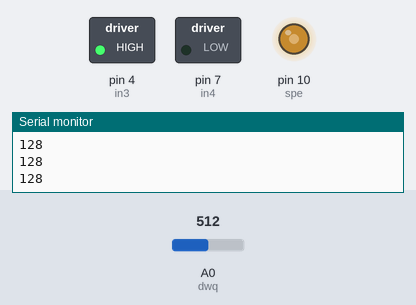
A sketch run on a simulated Arduino Uno, built with avr-gcc and run on an emulated ATmega328P. Shown: switched loads named in the sketch (green lamp = pin HIGH), output pins drawn as LEDs (lit = HIGH), the last lines printed to the serial monitor. Inputs (shaded band) come from the test bench; at power-on: A0 (dwq) = 512.

Above: at 1.2 s.
1.3 s: A0 (dwq) set to 716
At 1.7 s:
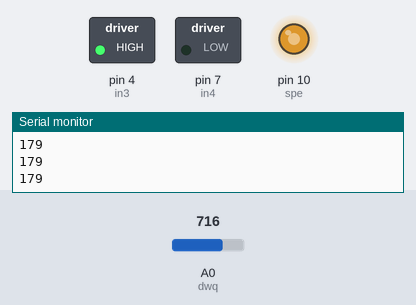
2.8 s: A0 (dwq) set to 900
At 4.0 s:
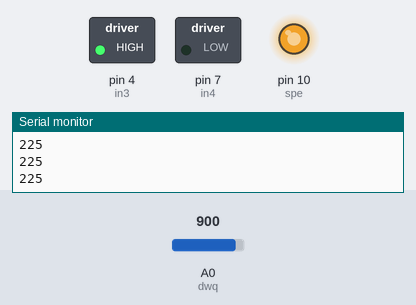
4.3 s: A0 (dwq) set to 122
At 5.2 s:
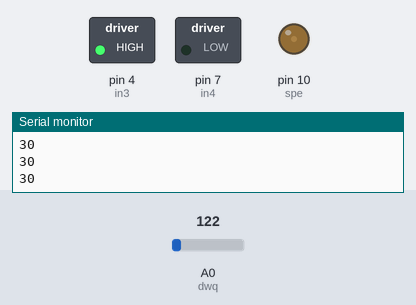
5.8 s: A0 (dwq) set to 0
At 6.4 s:
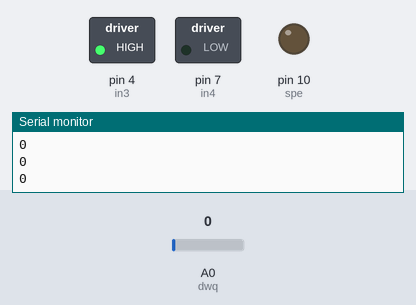
Timing chart, 0 to 8.3 s (numbered marks = the images above; inputs shaded):
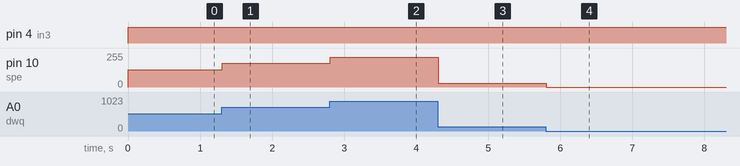

Measured:
- after the input at 1.3 s, pin 10 (spe): 128/255 → 179/255 at once
- after the input at 2.8 s, pin 10 (spe): 179/255 → 225/255 at once
- after the input at 4.3 s, pin 10 (spe): 225/255 → 30/255 at once
- after the input at 5.8 s, pin 10 (spe): 30/255 → 0/255 at once

The sketch:

pwmmotor.ino
```cpp
int in3=4;
int in4=7;
int spe=10;//ena接前面
int val;
#define dwq A0
void setup(){
  pinMode(in3,OUTPUT);
  pinMode(in4,OUTPUT);
  pinMode(dwq,INPUT);
 pinMode(spe,OUTPUT);
  Serial.begin(9600);
}

void loop(){
 val=analogRead(dwq)/4;
  Serial.println(val);
  analogWrite(spe,val);
  digitalWrite(in3,HIGH);
  digitalWrite(in4,LOW);
}
```
